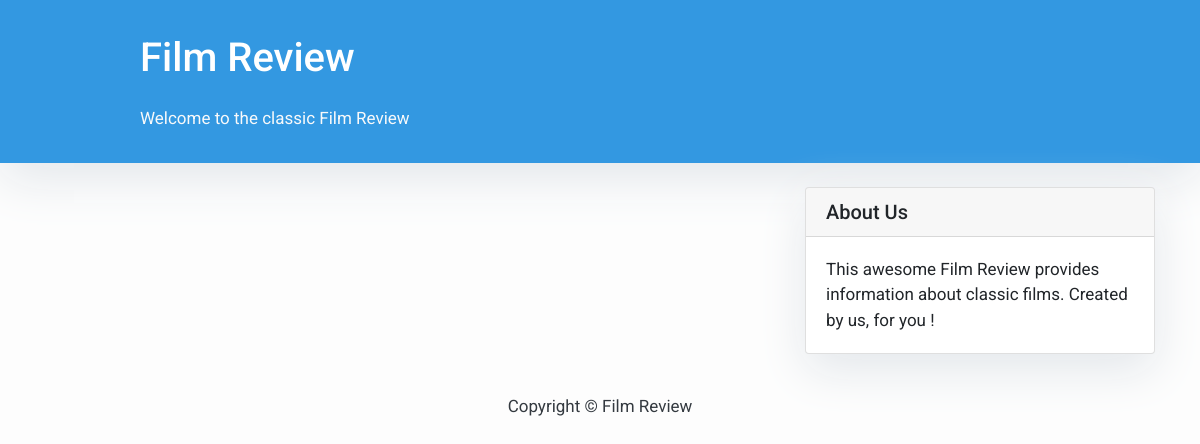
The app's page /, older data.
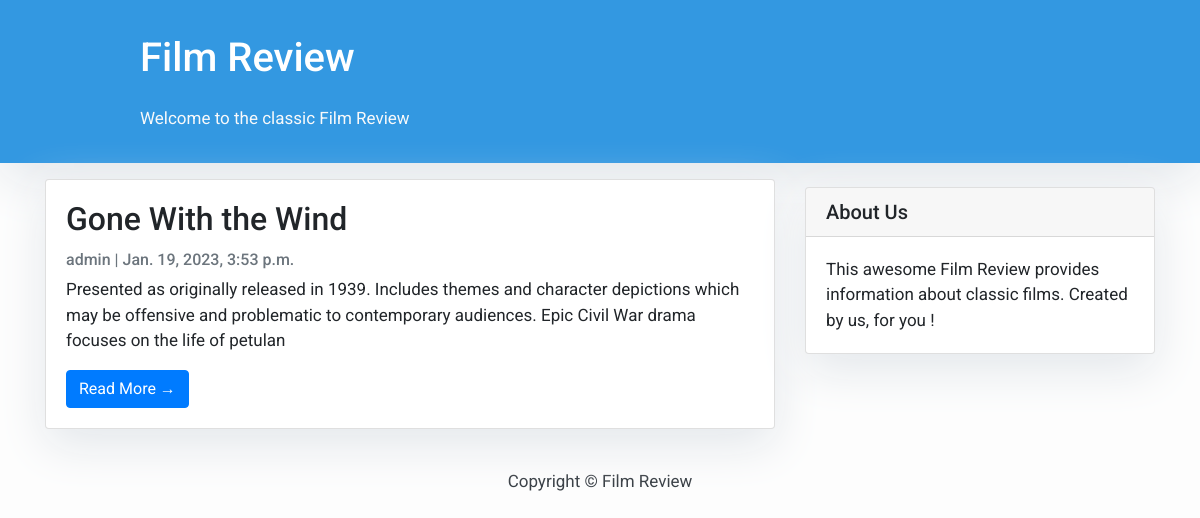
The same page, newer data.
### articles/models.py (models this page shows, shortened)
class Post(models.Model):
    title = models.CharField(max_length=200, unique=True)
    slug = models.SlugField(max_length=200, unique=True)
    author = models.ForeignKey(User, on_delete=models.CASCADE, related_name='blog_posts')
    updated_on = models.DateTimeField(auto_now=True)
    content = models.TextField()
    created_on = models.DateTimeField(auto_now_add=True)
    status = models.IntegerField(choices=STATUS, default=0)
    likes = models.ManyToManyField(
        User, related_name='blogpost_like', blank=True)
    class Meta:
        ordering = ['-created_on']

### articles/views.py (the view)
# urls.py: path('', views.PostList.as_view(), name='home'),
class PostList(generic.ListView):
    queryset = Post.objects.filter(status=1).order_by('-created_on')
    template_name = 'index.html'

### templates/index.html (shortened to what this page needs)
{% extends "base.html" %}
{% block content %}
<header class="masthead">
    <div class="container">
        <div class="row">
            <div class=" col-md-8 col-md-10 mx-auto">
                <div class="site-heading">
                    <h1 class=" site-heading my-4 mt-3 text-white"> Film Review</h1>
                    <p class="text-light">Welcome to the classic Film Review &nbsp
                    </p>
                </div>
            </div>
        </div>
    </div>
</header>
<div class="container">
    <div class="row">
        <div class="col-md-8 mt-3 left">
            {% for post in post_list %}
            <div class="card mb-4">
                <div class="card-body">
                    <h2 class="card-title">{{ post.title }}</h2>
                    <p class="card-text text-muted h6">{{ post.author }} | {{ post.created_on}} </p>
                    <p class="card-text">{{post.content|slice:":200" }}</p>
                    <a href="{% url 'post_detail' post.slug  %}" class="btn btn-primary">Read More &rarr;</a>
                </div>
            </div>
            {% endfor %}
        </div>
        {% block sidebar %} {% include 'sidebar.html' %} {% endblock sidebar %}
    </div>
</div>
{%endblock%}

Row changes from the older to the newer data that the page shows:
added Post: title "Gone With the Wind", author "admin", created_on "Jan. 19, 2023, 3:53 p.m.", content "Presented as originally released in 1939. Includes themes and character depictions which may be offensive and problematic to contemporary audiences. Epic Civil War drama focuses on the life of petulan"
